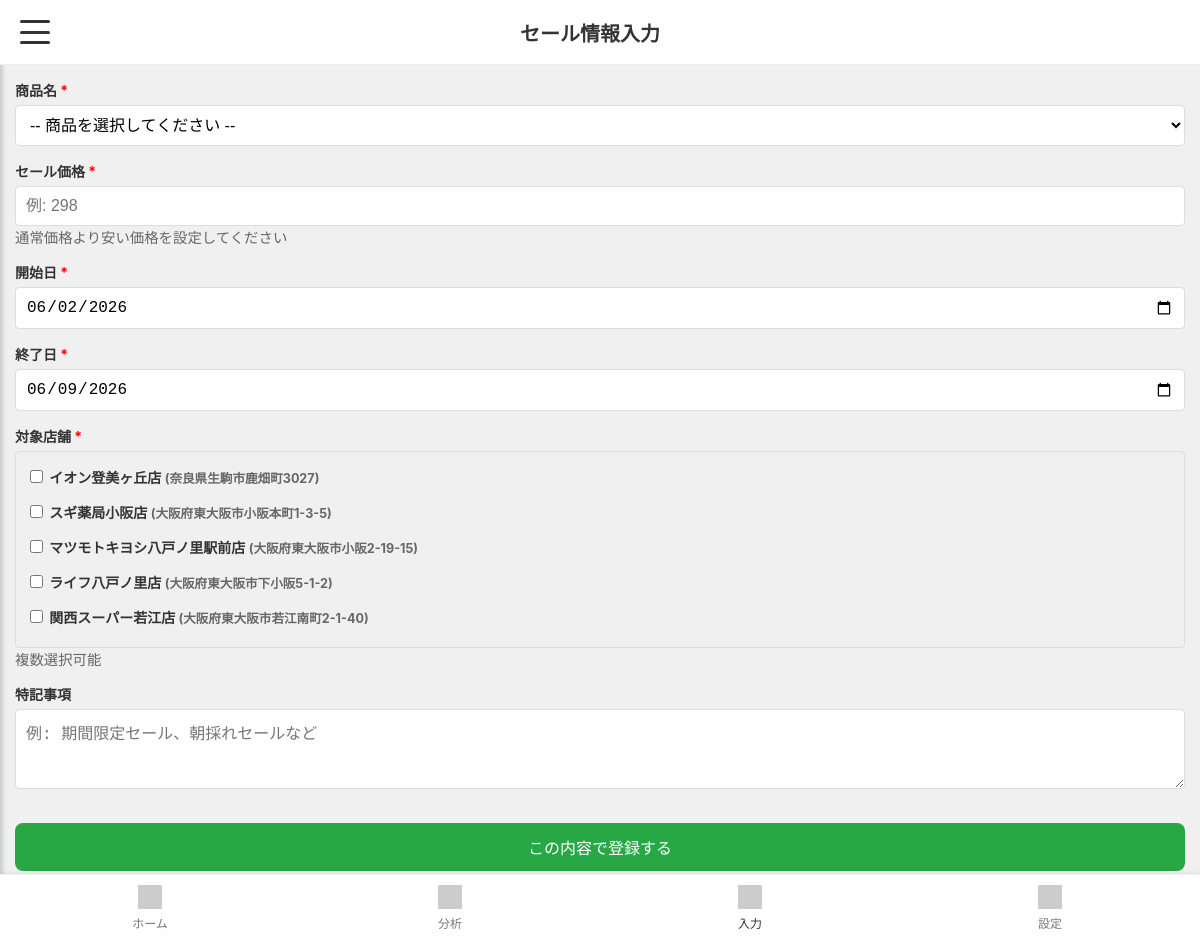
The page /shop_web/saleInput/saleInput.php on the database its author committed.
### tables this page shows
CREATE TABLE stores (
    id INT AUTO_INCREMENT PRIMARY KEY,
    name VARCHAR(100) NOT NULL,
    address VARCHAR(255),
    latitude DECIMAL(10, 8),
    longitude DECIMAL(11, 8),
    category ENUM('supermarket', 'pharmacy', 'other') DEFAULT 'supermarket',
    created_at TIMESTAMP DEFAULT CURRENT_TIMESTAMP,
    updated_at TIMESTAMP DEFAULT CURRENT_TIMESTAMP ON UPDATE CURRENT_TIMESTAMP
);

### shop_web/includes/database.php (called while the page is built, shortened)
<?php
class Database {
    private static $instance = null;
    private $connection;
    private function __construct() {
        try {
            $this->connection = new PDO(
                "mysql:host=" . self::HOST . ";port=" . self::PORT . ";dbname=" . self::DBNAME . ";charset=utf8mb4",
                self::USERNAME,
                self::PASSWORD,
                [
                    PDO::ATTR_ERRMODE => PDO::ERRMODE_EXCEPTION,
                    PDO::ATTR_DEFAULT_FETCH_MODE => PDO::FETCH_ASSOC,
                    PDO::ATTR_EMULATE_PREPARES => false,
                ]
            );
            $this->connection->exec("SET NAMES utf8mb4 COLLATE utf8mb4_unicode_ci");
        } catch (PDOException $e) {
            throw new Exception("データベース接続エラー: " . $e->getMessage());
        }
    }
    public static function getInstance() {
        if (self::$instance === null) {
            self::$instance = new Database();
        }
        return self::$instance;
    }
    public function select($sql, $params = []) {
        $stmt = $this->connection->prepare($sql);
        $stmt->execute($params);
        return $stmt->fetchAll();
    }
    public function getAllStores() {
        return $this->select("SELECT id, name, address, category FROM stores ORDER BY name");
    }
}
?>

### shop_web/saleInput/saleInput.php (the view, shortened to what this page needs)
<?php
require_once __DIR__ . '/../includes/database.php';
$page_title = "セール情報入力";
$active_nav = "入力";
include '../includes/header.php';
$db = Database::getInstance();
$stores = $db->getAllStores();
?>
<form action="" method="post" id="saleEntryForm">
    <div class="form-group">
        <label for="product_id">商品名 <span style="color: red;">*</span></label>
        <select id="product_id" name="product_id" required class="form-input">
            <option value="">-- 商品を選択してください --</option>
        </select>
    </div>
    <div class="form-group">
        <label for="sale_price">セール価格 <span style="color: red;">*</span></label>
        <input type="number" id="sale_price" name="sale_price" step="0.01" min="0" required class="form-input"
               value="<?php echo htmlspecialchars($_POST['sale_price'] ?? ''); ?>" placeholder="例: 298">
        <small style="color: #666; font-size: 0.9em;">通常価格より安い価格を設定してください</small>
    </div>
    <div class="form-group">
        <label for="start_date">開始日 <span style="color: red;">*</span></label>
        <input type="date" id="start_date" name="start_date" required class="form-input"
               value="<?php echo htmlspecialchars($_POST['start_date'] ?? date('Y-m-d')); ?>">
    </div>
    <div class="form-group">
        <label for="end_date">終了日 <span style="color: red;">*</span></label>
        <input type="date" id="end_date" name="end_date" required class="form-input"
               value="<?php echo htmlspecialchars($_POST['end_date'] ?? date('Y-m-d', strtotime('+7 days'))); ?>">
    </div>
    <div class="form-group">
        <label>対象店舗 <span style="color: red;">*</span></label>
        <div style="border: 1px solid #ddd; border-radius: 4px; padding: 10px; max-height: 200px; overflow-y: auto;">
            <?php if (empty($stores)): ?>
                <p style="color: #666; font-size: 0.9em;">店舗データがありません。先に店舗を登録してください。</p>
            <?php else: ?>
                <?php foreach ($stores as $store): ?>
                    <label style="display: block; padding: 5px 0; cursor: pointer;">
                        <input type="checkbox" name="store_ids[]" value="<?php echo $store['id']; ?>"
                               <?php echo (isset($_POST['store_ids']) && in_array($store['id'], $_POST['store_ids'])) ? 'checked' : ''; ?>>
                        <?php echo htmlspecialchars($store['name']); ?>
                        <?php if (!empty($store['address'])): ?>
                            <span style="color: #666; font-size: 0.9em;">(<?php echo htmlspecialchars($store['address']); ?>)</span>
                        <?php endif; ?>
                    </label>
                <?php endforeach; ?>
            <?php endif; ?>
        </div>
        <small style="color: #666; font-size: 0.9em;">複数選択可能</small>
    </div>
    <div class="form-group">
        <label for="notes">特記事項</label>
        <textarea id="notes" name="notes" class="form-input" rows="3"
                  placeholder="例: 期間限定セール、朝採れセールなど"><?php echo htmlspecialchars($_POST['notes'] ?? ''); ?></textarea>
    </div>
    <button type="submit" name="submit_sale" class="submit-button">この内容で登録する</button>
</form>
<?php
include '../includes/footer.php';
?>

### shop_web/includes/header.php (shortened to what this page needs)
<!DOCTYPE html>
<html lang="ja">
<head>
    <link rel="stylesheet" href="../includes/style.css">
</head>
<body>
    <header>
        <div class="hamburger-menu" id="hamburgerMenu">
            <span></span><span></span><span></span>
        </div>
        <div class="header-title"><?php echo $page_title; ?></div>
    </header>
    <div class="container">

### shop_web/includes/footer.php (shortened to what this page needs)
    </div> <footer>
        <a href="../home/home.php" class="nav-item <?php echo ($active_nav === 'ホーム' ? 'active' : ''); ?>">
            <img src="https://via.placeholder.com/24/333333/ffffff?text=🏠" alt="ホーム">ホーム
        </a>
        <a href="../analys/analys.php" class="nav-item <?php echo ($active_nav === '分析' ? 'active' : ''); ?>">
            <img src="https://via.placeholder.com/24/333333/ffffff?text=📊" alt="分析">分析
        </a>
        <a href="../saleInput/saleInput.php" class="nav-item <?php echo ($active_nav === '入力' ? 'active' : ''); ?>">
            <img src="https://via.placeholder.com/24/333333/ffffff?text=➕" alt="入力">入力
        </a>
        <a href="../setting/setting.php" class="nav-item <?php echo ($active_nav === '設定' ? 'active' : ''); ?>">
            <img src="https://via.placeholder.com/24/333333/ffffff?text=⚙️" alt="設定">設定
        </a>
    </footer>
</body>
</html>

### shop_web/includes/style.css (style rules this page uses)
body { font-family: -apple-system, BlinkMacSystemFont, "Segoe UI", "Roboto", "Oxygen", "Ubuntu", "Cantarell", "Fira Sans", "Droid Sans", "Helvetica Neue", sans-serif; margin: 0; background-color: #f0f0f0; display: flex; flex-direction: column; min-height: 100vh; }
.container { padding: 15px; flex-grow: 1; padding-bottom: 70px; }
a { text-decoration: none; color: inherit; }
header { background-color: white; padding: 15px; display: flex; align-items: center; justify-content: space-between; border-bottom: 1px solid #eee; position: relative; z-index: 100; }
.hamburger-menu { cursor: pointer; width: 30px; height: 24px; display: flex; flex-direction: column; justify-content: space-between; align-items: center; padding: 5px; }
.hamburger-menu span { display: block; width: 100%; height: 3px; background-color: #333; border-radius: 2px; transition: all 0.3s ease; }
.header-title { flex-grow: 1; text-align: center; font-size: 20px; font-weight: bold; color: #333; margin-right: 30px; }
.form-group { margin-bottom: 15px; }
.form-group label { display: block; margin-bottom: 5px; font-size: 14px; color: #333; font-weight: bold; }
.form-input { width: 100%; padding: 10px; border: 1px solid #ddd; border-radius: 4px; box-sizing: border-box; font-size: 16px; background-color: white; }
textarea.form-input { resize: vertical; min-height: 80px; }
.submit-button { padding: 12px 20px; background-color: #28a745; color: white; border: none; border-radius: 8px; cursor: pointer; width: 100%; box-sizing: border-box; font-size: 16px; transition: background-color 0.2s ease; margin-top: 15px; }
footer { position: fixed; bottom: 0; left: 0; right: 0; background-color: white; border-top: 1px solid #eee; display: flex; justify-content: space-around; padding: 5px 0; width: 100%; box-shadow: 0 -2px 5px rgba(0, 0, 0, 0.05); z-index: 100; }
.nav-item { text-align: center; color: #777; text-decoration: none; font-size: 12px; flex-basis: 25%; padding: 5px 0; display: flex; flex-direction: column; align-items: center; justify-content: center; }
.nav-item.active { color: #333; }
.nav-item img { display: block; margin: 0 auto 5px; height: 24px; width: 24px; filter: grayscale(100%); }
.nav-item.active img { filter: none; }

### rows shown on the page
stores: name "イオン登美ヶ丘店", address "奈良県生駒市鹿畑町3027"
stores: name "スギ薬局小阪店", address "大阪府東大阪市小阪本町1-3-5"
stores: name "マツモトキヨシ八戸ノ里駅前店", address "大阪府東大阪市小阪2-19-15"
stores: name "ライフ八戸ノ里店", address "大阪府東大阪市下小阪5-1-2"
stores: name "関西スーパー若江店", address "大阪府東大阪市若江南町2-1-40"

### other values the page prints
$page_title "セール情報入力"
